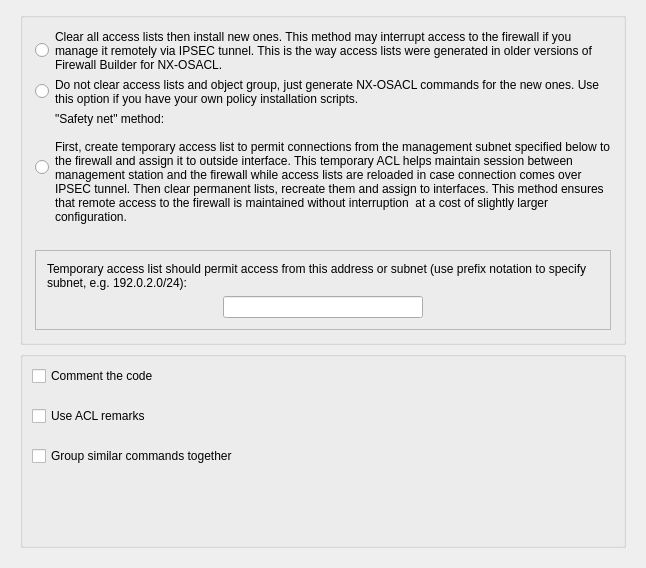
     <widget class="QWidget" name="script_options_tab">
      <attribute name="title">
       <string>Script Options</string>
      </attribute>
      <layout class="QGridLayout">
       <property name="leftMargin">
        <number>20</number>
       </property>
       <property name="topMargin">
        <number>12</number>
       </property>
       <property name="rightMargin">
        <number>20</number>
       </property>
       <property name="bottomMargin">
        <number>20</number>
       </property>
       <item row="1" column="0">
        <widget class="QGroupBox" name="frame170">
         <property name="sizePolicy">
          <sizepolicy hsizetype="Expanding" vsizetype="Expanding">
           <horstretch>0</horstretch>
           <verstretch>0</verstretch>
          </sizepolicy>
         </property>
         <property name="title">
          <string/>
         </property>
         <layout class="QGridLayout" name="gridLayout_7">
          <property name="verticalSpacing">
           <number>20</number>
          </property>
          <item row="0" column="0">
           <widget class="QCheckBox" name="nxosacl_include_comments">
            <property name="toolTip">
             <string>Insert comments into generated NX-OSACL configuration file</string>
            </property>
            <property name="text">
             <string>Comment the code</string>
            </property>
           </widget>
          </item>
          <item row="1" column="0">
           <widget class="QCheckBox" name="nxosacl_use_acl_remarks">
            <property name="toolTip">
             <string>Insert comments into generated NX-OSACL configuration file</string>
            </property>
            <property name="text">
             <string>Use ACL remarks</string>
            </property>
           </widget>
          </item>
          <item row="2" column="0">
           <widget class="QCheckBox" name="nxosacl_regroup_commands">
            <property name="toolTip">
             <string>Group NX-OSACL commands in the script so that similar commands appear next to each other, just like NX-OSACL does it when you use 'show config'</string>
            </property>
            <property name="text">
             <string>Group similar commands together</string>
            </property>
           </widget>
          </item>
          <item row="3" column="0">
           <spacer name="verticalSpacer">
            <property name="orientation">
             <enum>Qt::Vertical</enum>
            </property>
            <property name="sizeHint" stdset="0">
             <size>
              <width>20</width>
              <height>70</height>
             </size>
            </property>
           </spacer>
          </item>
         </layout>
        </widget>
       </item>
       <item row="0" column="0">
        <widget class="QGroupBox" name="buttonGroup10">
         <property name="sizePolicy">
          <sizepolicy hsizetype="Preferred" vsizetype="Expanding">
           <horstretch>0</horstretch>
           <verstretch>0</verstretch>
          </sizepolicy>
         </property>
         <property name="title">
          <string/>
         </property>
         <layout class="QGridLayout">
          <property name="leftMargin">
           <number>12</number>
          </property>
          <property name="topMargin">
           <number>12</number>
          </property>
          <property name="rightMargin">
           <number>12</number>
          </property>
          <property name="bottomMargin">
           <number>12</number>
          </property>
          <property name="spacing">
           <number>6</number>
          </property>
          <item row="0" column="1">
           <widget class="QLabel" name="textLabel2_3">
            <property name="text">
             <string>Clear all access lists then install new ones. This method may interrupt access to the firewall if you manage it remotely via IPSEC tunnel. This is the way access lists were generated in older versions of Firewall Builder for NX-OSACL.</string>
            </property>
            <property name="alignment">
             <set>Qt::AlignVCenter</set>
            </property>
            <property name="wordWrap">
             <bool>true</bool>
            </property>
            <property name="buddy">
             <cstring>nxosacl_acl_basic</cstring>
            </property>
           </widget>
          </item>
          <item row="1" column="1">
           <widget class="QLabel" name="textLabel3">
            <property name="focusPolicy">
             <enum>Qt::ClickFocus</enum>
            </property>
            <property name="text">
             <string>Do not clear access lists and object group, just generate NX-OSACL commands for the new ones. Use this option if you have your own policy installation scripts.</string>
            </property>
            <property name="alignment">
             <set>Qt::AlignVCenter</set>
            </property>
            <property name="wordWrap">
             <bool>true</bool>
            </property>
            <property name="buddy">
             <cstring>nxosacl_acl_no_clear</cstring>
            </property>
           </widget>
          </item>
          <item row="3" column="1">
           <spacer>
            <property name="orientation">
             <enum>Qt::Vertical</enum>
            </property>
            <property name="sizeType">
             <enum>QSizePolicy::Expanding</enum>
            </property>
            <property name="sizeHint" stdset="0">
             <size>
              <width>20</width>
              <height>20</height>
             </size>
            </property>
           </spacer>
          </item>
          <item row="2" column="1">
           <widget class="QLabel" name="textLabel4">
            <property name="text">
             <string>&quot;Safety net&quot; method:

First, create temporary access list to permit connections from the management subnet specified below to the firewall and assign it to outside interface. This temporary ACL helps maintain session between management station and the firewall while access lists are reloaded in case connection comes over IPSEC tunnel. Then clear permanent lists, recreate them and assign to interfaces. This method ensures that remote access to the firewall is maintained without interruption  at a cost of slightly larger configuration.</string>
            </property>
            <property name="alignment">
             <set>Qt::AlignVCenter</set>
            </property>
            <property name="wordWrap">
             <bool>true</bool>
            </property>
            <property name="buddy">
             <cstring>nxosacl_acl_substitution</cstring>
            </property>
           </widget>
          </item>
          <item row="4" column="0" colspan="2">
           <widget class="QFrame" name="frame5">
            <property name="frameShape">
             <enum>QFrame::StyledPanel</enum>
            </property>
            <property name="frameShadow">
             <enum>QFrame::Sunken</enum>
            </property>
            <layout class="QGridLayout">
             <property name="leftMargin">
              <number>11</number>
             </property>
             <property name="topMargin">
              <number>11</number>
             </property>
             <property name="rightMargin">
              <number>11</number>
             </property>
             <property name="bottomMargin">
              <number>11</number>
             </property>
             <item row="0" column="0" colspan="3">
              <widget class="QLabel" name="nxosacl_acl_temp_lbl">
               <property name="text">
                <string>Temporary access list should permit access from this address or subnet (use prefix notation to specify subnet, e.g. 192.0.2.0/24):</string>
               </property>
               <property name="alignment">
                <set>Qt::AlignVCenter</set>
               </property>
               <property name="wordWrap">
                <bool>true</bool>
               </property>
              </widget>
             </item>
             <item row="1" column="2">
              <spacer>
               <property name="orientation">
                <enum>Qt::Horizontal</enum>
               </property>
               <property name="sizeType">
                <enum>QSizePolicy::Expanding</enum>
               </property>
               <property name="sizeHint" stdset="0">
                <size>
                 <width>120</width>
                 <height>20</height>
                </size>
               </property>
              </spacer>
             </item>
             <item row="1" column="1">
              <widget class="QLineEdit" name="nxosacl_acl_temp_addr">
               <property name="sizePolicy">
                <sizepolicy hsizetype="Fixed" vsizetype="Fixed">
                 <horstretch>0</horstretch>
                 <verstretch>0</verstretch>
                </sizepolicy>
               </property>
               <property name="minimumSize">
                <size>
                 <width>200</width>
                 <height>0</height>
                </size>
               </property>
               <property name="maximumSize">
                <size>
                 <width>120</width>
                 <height>32767</height>
                </size>
               </property>
              </widget>
             </item>
             <item row="1" column="0">
              <spacer>
               <property name="orientation">
                <enum>Qt::Horizontal</enum>
               </property>
               <property name="sizeType">
                <enum>QSizePolicy::Expanding</enum>
               </property>
               <property name="sizeHint" stdset="0">
                <size>
                 <width>110</width>
                 <height>20</height>
                </size>
               </property>
              </spacer>
             </item>
            </layout>
           </widget>
          </item>
          <item row="0" column="0">
           <widget class="QRadioButton" name="nxosacl_acl_basic">
            <property name="sizePolicy">
             <sizepolicy hsizetype="Fixed" vsizetype="Fixed">
              <horstretch>0</horstretch>
              <verstretch>0</verstretch>
             </sizepolicy>
            </property>
            <property name="text">
             <string/>
            </property>
           </widget>
          </item>
          <item row="1" column="0">
           <widget class="QRadioButton" name="nxosacl_acl_no_clear">
            <property name="sizePolicy">
             <sizepolicy hsizetype="Fixed" vsizetype="Fixed">
              <horstretch>0</horstretch>
              <verstretch>0</verstretch>
             </sizepolicy>
            </property>
            <property name="text">
             <string/>
            </property>
           </widget>
          </item>
          <item row="2" column="0">
           <widget class="QRadioButton" name="nxosacl_acl_substitution">
            <property name="sizePolicy">
             <sizepolicy hsizetype="Fixed" vsizetype="Fixed">
              <horstretch>0</horstretch>
              <verstretch>0</verstretch>
             </sizepolicy>
            </property>
            <property name="text">
             <string/>
            </property>
           </widget>
          </item>
         </layout>
        </widget>
       </item>
      </layout>
     </widget>
